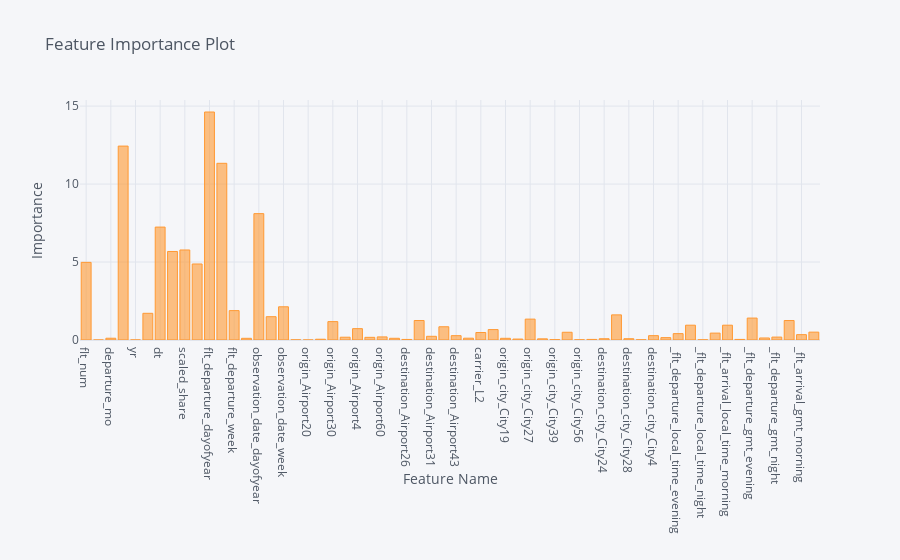

The notebook cell this image was saved under:
### Code cell
feature_imp_df.iplot(x='feature_name',y='feature_importance',kind='bar',title='Feature Importance Plot',xTitle='Feature Name',yTitle='Importance')

### Figure 1 — Plotly figure (JSON) as saved in the notebook; plotly's stock layout.template omitted (floating-point values rounded to 4 significant figures)
{"data": [{"marker": {"color": "rgba(255, 153, 51, 0.6)", "line": {"color": "rgba(255, 153, 51, 1.0)", "width": 1}}, "name": "feature_importance", "orientation": "v", "text": "", "type": "bar", "x": ["flt_num", "departure_yr", "departure_mo", "departure_dt", "yr", "mo", "dt", "scaled_demand", "scaled_share", "flight_travel_duration", "flt_departure_dayofyear", "flt_departure_weekday", "flt_departure_week", "flt_departure_quarter", "observation_date_dayofyear", "observation_date_weekday", "observation_date_week", "observation_date_quarter", "origin_Airport20", "origin_Airport26", "origin_Airport30", "origin_Airport31", "origin_Airport4", "origin_Airport43", "origin_Airport60", "destination_Airport20", "destination_Airport26", "destination_Airport30", "destination_Airport31", "destination_Airport4", "destination_Airport43", "destination_Airport60", "carrier_L2", "carrier_L3", "origin_city_City19", "origin_city_City24", "origin_city_City27", "origin_city_City28", "origin_city_City39", "origin_city_City4", "origin_city_City56", "destination_city_City19", "destination_city_City24", "destination_city_City27", "destination_city_City28", "destination_city_City39", "destination_city_City4", "destination_city_City56", "_flt_departure_local_time_evening", "_flt_departure_local_time_morning", "_flt_departure_local_time_night", "_flt_arrival_local_time_evening", "_flt_arrival_local_time_morning", "_flt_arrival_local_time_night", "_flt_departure_gmt_evening", "_flt_departure_gmt_morning", "_flt_departure_gmt_night", "_flt_arrival_gmt_evening", "_flt_arrival_gmt_morning", "_flt_arrival_gmt_night"], "y": [4.978, 0, 0.1143, 12.43, 0.003448, 1.711, 7.24, 5.677, 5.773, 4.874, 14.62, 11.33, 1.885, 0.1085, 8.102, 1.494, 2.129, 0.009875, 0.001398, 0.0495, 1.179, 0.179, 0.7276, 0.1708, 0.1972, 0.1097, 0.03525, 1.25, 0.237, 0.849, 0.2784, 0.1153, 0.481, 0.6684, 0.109, 0.06056, 1.339, 0.07417, 0.02113, 0.4969, 0.01337, 0.03688, 0.08084, 1.612, 0.08135, 0.01461, 0.2792, 0.152, 0.4079, 0.949, 0.0133, 0.4426, 0.9495, 0.0371, 1.406, 0.1295, 0.1864, 1.249, 0.3428, 0.5038]}], "layout": {"legend": {"bgcolor": "#F5F6F9", "font": {"color": "#4D5663"}}, "paper_bgcolor": "#F5F6F9", "plot_bgcolor": "#F5F6F9", "title": {"font": {"color": "#4D5663"}, "text": "Feature Importance Plot"}, "xaxis": {"gridcolor": "#E1E5ED", "showgrid": true, "tickfont": {"color": "#4D5663"}, "title": {"font": {"color": "#4D5663"}, "text": "Feature Name"}, "zerolinecolor": "#E1E5ED"}, "yaxis": {"gridcolor": "#E1E5ED", "showgrid": true, "tickfont": {"color": "#4D5663"}, "title": {"font": {"color": "#4D5663"}, "text": "Importance"}, "zerolinecolor": "#E1E5ED"}}}
